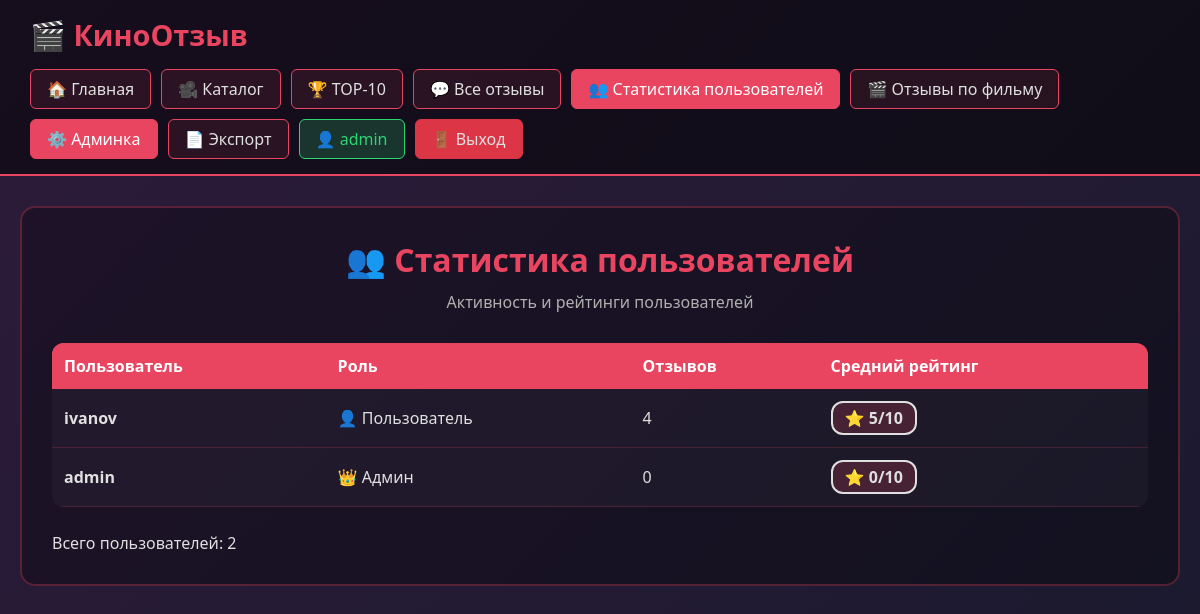
/hui123/my-new-project-film-strict/public/index.php?page=report_user_stats (signed in), run on the app's committed database.
### tables this page shows
CREATE TABLE `users` (
  `id` int(11) NOT NULL,
  `login` varchar(50) NOT NULL,
  `password` varchar(255) NOT NULL,
  `role` varchar(10) NOT NULL
);

### hui123/my-new-project-film-strict/src/Helpers/functions.php (called while the page is built)
<?php
function e($text) {
    return htmlspecialchars($text ?? '', ENT_QUOTES, 'UTF-8');
}
?>

### hui123/my-new-project-film-strict/src/Views/report_user_stats.php (the view, shortened to what this page needs)
<div class="report-page">
    <div class="report-header">
        <h1>👥 Статистика пользователей</h1>
        <p>Активность и рейтинги пользователей</p>
    </div>
    <table class="admin-table">
        <thead>
            <tr><th>Пользователь</th><th>Роль</th><th>Отзывов</th><th>Средний рейтинг</th></tr>
        </thead>
        <tbody>
            <?php foreach ($userStats as $user): ?>
                <tr>
                    <td><strong><?= e($user['login']) ?></strong></td>
                    <td><?= $user['role'] === 'admin' ? '👑 Админ' : '👤 Пользователь' ?></td>
                    <td><?= $user['total_reviews'] ?></td>
                    <td><span class="rating-badge">⭐ <?= round($user['avg_rating'], 1) ?>/10</span></td>
                </tr>
            <?php endforeach; ?>
        </tbody>
    </table>
    <p>Всего пользователей: <?= count($userStats) ?></p>
</div>

### hui123/my-new-project-film-strict/public/css/style.css (style rules this page uses)
* { margin: 0; padding: 0; box-sizing: border-box; }
body { font-family: 'Segoe UI', Tahoma, Geneva, Verdana, sans-serif; background: linear-gradient(135deg, #2d1b3a 0%, #1a1a2e 100%); min-height: 100vh; color: #e0e0e0; }
.admin-table { width: 100%; border-collapse: collapse; background: rgba(255,255,255,0.03); border-radius: 12px; overflow: hidden; margin-bottom: 25px; }
.admin-table thead { background: linear-gradient(135deg, #e94560, #2d1b3a); }
.admin-table th { padding: 15px; text-align: left; font-weight: 600; color: white; }
.admin-table td { padding: 15px; border-bottom: 1px solid rgba(233, 69, 96, 0.1); }
.rating-badge { display: inline-block; padding: 6px 16px; border-radius: 15px; font-weight: bold; border: 2px solid; background: rgba(233, 69, 96, 0.2); }
.rating-badge { display: inline-block; padding: 6px 16px; border-radius: 15px; font-weight: bold; border: 2px solid; background: rgba(233,69,96,0.2); }

### hui123/my-new-project-film-strict/src/Views/report_user_stats.php (style rules this page uses)
.report-page { background: rgba(0,0,0,0.3); border-radius: 15px; padding: 30px; border: 2px solid rgba(233,69,96,0.3); }
.report-header { text-align: center; margin-bottom: 30px; }
.report-header h1 { color: #E94560; margin: 0 0 10px 0; }
.report-header p { color: #b0b0b0; }
.admin-table { width: 100%; border-collapse: collapse; }
.admin-table th { background: #e94560; padding: 12px; text-align: left; color: white; }
.admin-table td { padding: 12px; border-bottom: 1px solid rgba(233,69,96,0.2); }
.rating-badge { display: inline-block; padding: 4px 12px; background: rgba(233,69,96,0.2); border-radius: 12px; }

### data on the page
users: login "ivanov", role "👤 Пользователь", total_reviews "4", avg_rating "5"
users: login "admin", role "👑 Админ", total_reviews "0", avg_rating "0"

### other printed values
$_SESSION['user_login'] "admin"
count($userStats) "2"
